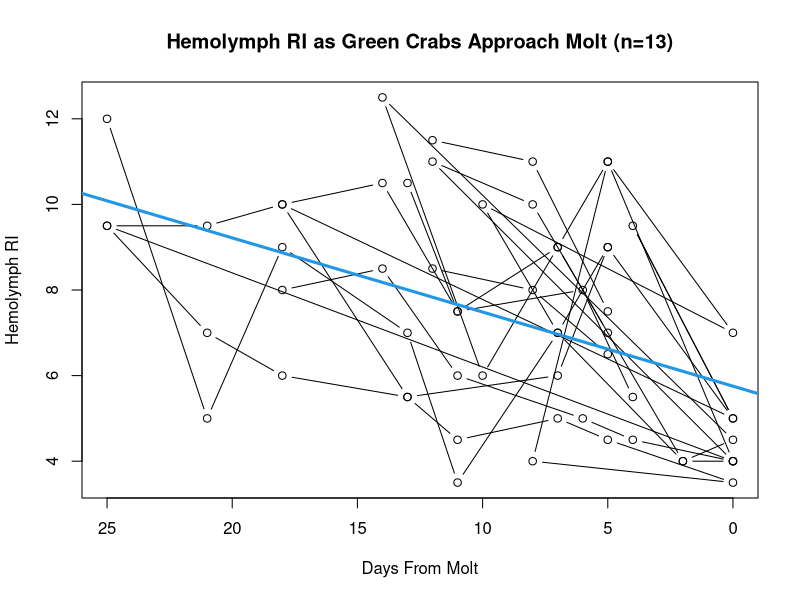
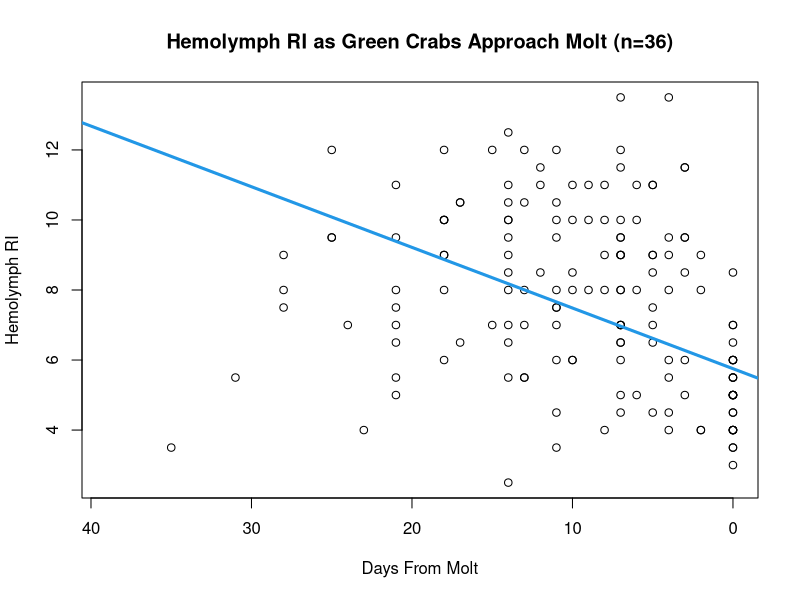
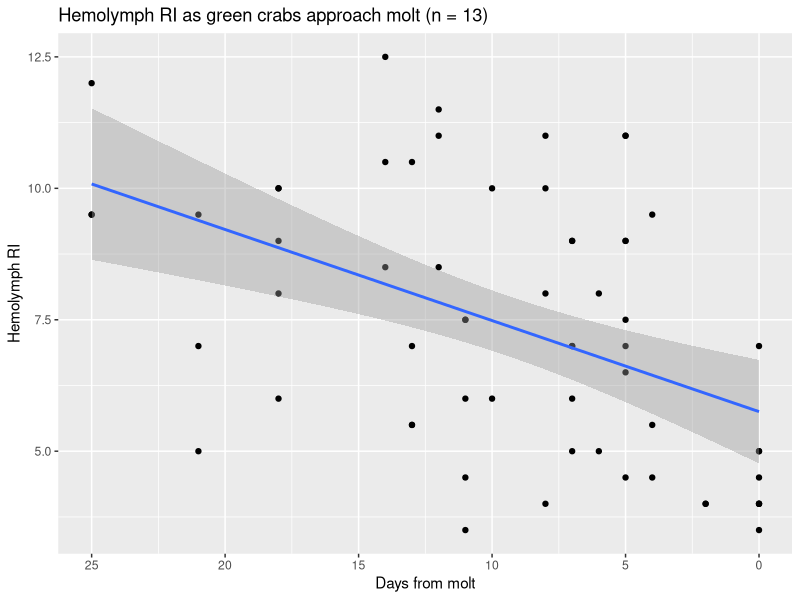
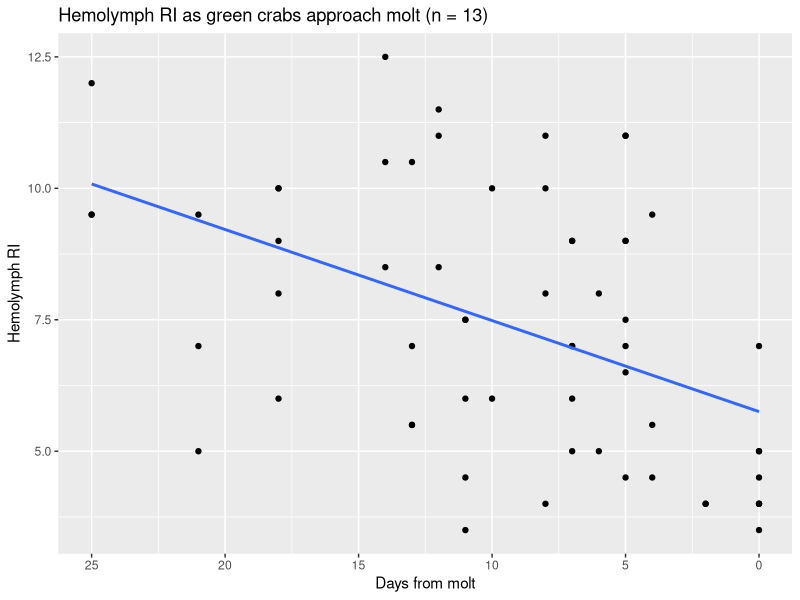
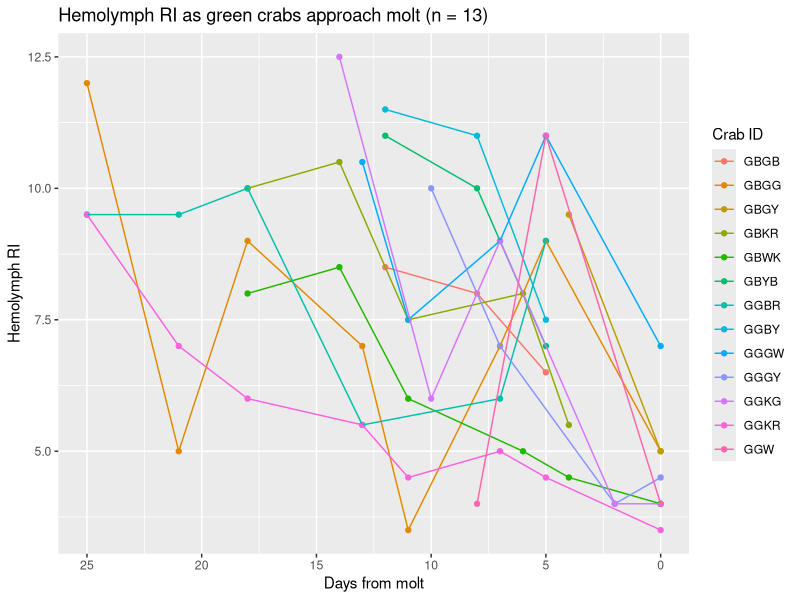
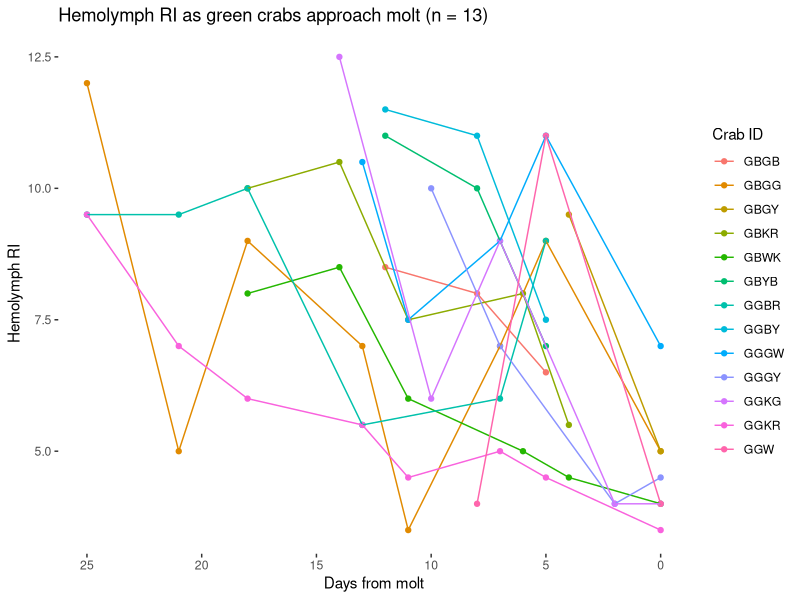
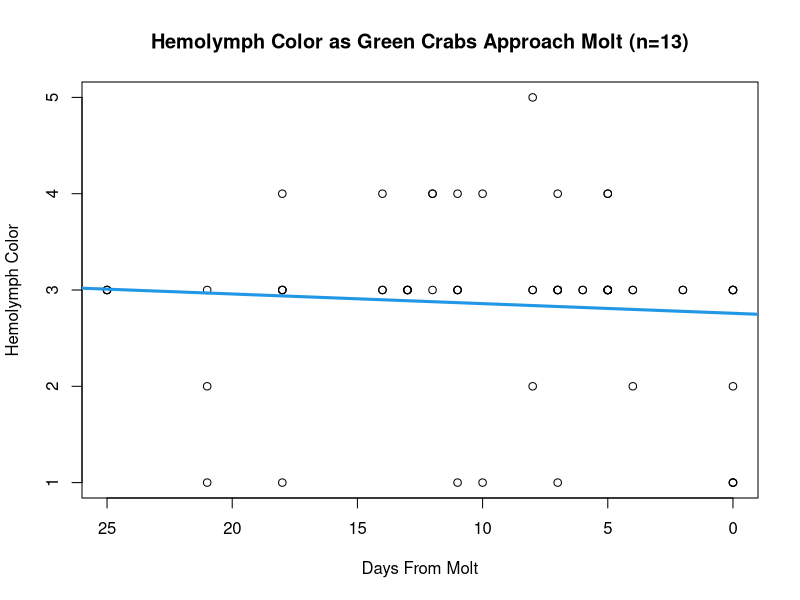
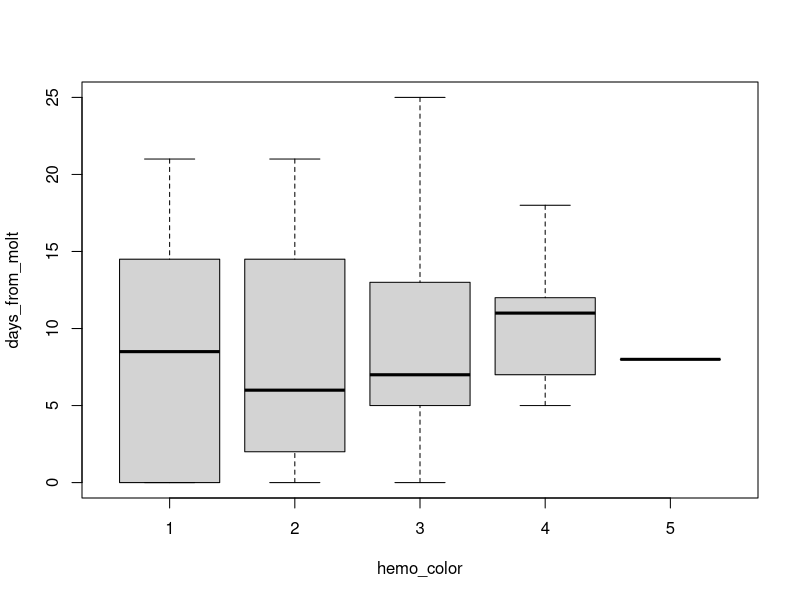

Write the R code that produced these figures, in order.
## ---- chunk 1

molt_dat <- read.csv("../data/wl_molt_dat.csv")
# read in .csv
# contains information from WL 2022
# used for preliminary graphs

molt_dat_2 <- read.csv("../data/wl_cml_molt_dat.csv")
# read in updated .csv
# contains information from 2021, 2022, CML, and WL


library(dplyr)
library(car)
library(ggplot2)
# load relevant libraries for stats analysis
## ---- chunk 2

# 2022 WL crabs

plot(hemo_ri ~ days_from_molt, data = molt_dat,
     main = "Hemolymph RI as Green Crabs Approach Molt (n=13)",
     xlim = rev(range(days_from_molt)),
     xlab = "Days From Molt", 
     ylab = "Hemolymph RI",
     type = "b")
abline(lm (hemo_ri ~ days_from_molt, data = molt_dat), col = 4, lwd = 3)

# plots hemo ri vs days from molt for all 13 crabs
# need to reverse x axis to count down to molt
# appears to be downward trend in hemolymph RI as crabs approach molt
# need to investigate on an individual level
## ---- chunk 3
# WL and CML 2021-2022

plot(hemo_ri ~ days_from_molt, data = molt_dat_2,
     main = "Hemolymph RI as Green Crabs Approach Molt (n=36)",
     xlim = rev(range(days_from_molt)),
     xlab = "Days From Molt", 
     ylab = "Hemolymph RI")
abline(lm (hemo_ri ~ days_from_molt, data = molt_dat), col = 4, lwd = 3)

## ---- chunk 4

# WL 2022 data

molt_dat %>% 
        # pipes molt data into ggplot
  ggplot(aes(x = days_from_molt, y = hemo_ri)) + 
        # populates plot with hemo ri info and defines color with crab ID
    geom_point() + geom_smooth(method=lm) + 
        # specifies type of plot -- linear model with 95 percent confidence
        scale_x_reverse() + 
        # reverses x axis so information counts down to molt
        xlab("Days from molt") + 
        ylab ("Hemolymph RI") +
        ggtitle("Hemolymph RI as green crabs approach molt (n = 13)")
        # renames x and y labels and title

## ---- chunk 5

# WL 2022 data
molt_dat %>% 
        # pipes molt data into ggplot
  ggplot(aes(x = days_from_molt, y = hemo_ri)) + 
        # populates plot with hemo ri info and defines color with crab ID
    geom_point() + geom_smooth(method=lm, se=FALSE) + 
        # specifies type of plot -- linear model without confidence int
        scale_x_reverse() + 
        # reverses x axis so information counts down to molt
        xlab("Days from molt") + 
        ylab ("Hemolymph RI") +
        ggtitle("Hemolymph RI as green crabs approach molt (n = 13)")
        # renames x and y labels and title


## ---- chunk 6

# WL 2022 data

library(ggplot2)
library(dplyr)

molt_dat %>% 
        # pipes molt data into ggplot
  ggplot(aes(x = days_from_molt, y = hemo_ri, colour = crab_id)) + 
        # populates plot with hemo ri info and defines color with crab ID
    geom_point() + geom_line() + 
        # specifies type of plot - scatter linear plot with crab IDs
        scale_x_reverse() + 
        # reverses x axis so information counts down to molt
        xlab("Days from molt") + 
        ylab ("Hemolymph RI") +
        ggtitle("Hemolymph RI as green crabs approach molt (n = 13)") +
        # renames x and y labels and title
        labs(col = "Crab ID") 
        # changes legend title
## ---- chunk 7

# WL 2022 data

library(ggplot2)
library(dplyr)

molt_dat %>% 
        # pipes molt data into ggplot
  ggplot(aes(x = days_from_molt, y = hemo_ri, colour = crab_id)) + 
        # populates plot with hemo ri info and defines color with crab ID
    geom_point() + geom_line() +
        # specifies type of plot - scatter linear plot with crab ids
        scale_x_reverse() + 
        # reverses x axis so information counts down to molt
        xlab("Days from molt") + 
        ylab ("Hemolymph RI") +
        ggtitle("Hemolymph RI as green crabs approach molt (n = 13)") +
        # renames x and y labels and title
        labs(col = "Crab ID") + 
        # changes legend title
        theme(panel.grid.major = element_blank(),
              panel.grid.minor = element_blank(), 
              panel.background = element_blank())
        # removes background grid from plot

## ---- chunk 8

# WL 2022 data

ri_mod <- lm(hemo_ri ~ days_from_molt, data = molt_dat)
summary(ri_mod)
anova(ri_mod)
car::Anova(ri_mod, type = 3)

# linear models for significance testing 
# r square of 0.22 -- weak correlation

## ---- chunk 9
# CML WL all data

ri_mod <- lm(hemo_ri ~ days_from_molt, data = molt_dat_2)
summary(ri_mod)
anova(ri_mod)
car::Anova(ri_mod, type = 3)

# linear models for significance testing 
# r square of 0.22 -- weak correlation

## ---- chunk 10

# WL 2022 data

plot(hemo_color ~ days_from_molt, data = molt_dat,
     main = "Hemolymph Color as Green Crabs Approach Molt (n=13)",
     xlim = rev(range(days_from_molt)),
     xlab = "Days From Molt", 
     ylab = "Hemolymph Color")
abline(lm (hemo_color ~ days_from_molt, data = molt_dat), col = 4, lwd = 3)


boxplot(days_from_molt ~ hemo_color, data = molt_dat)

# plots hemo color vs days from molt for all 13 crabs
# need to reverse x axis to count down to molt
# doesn't appear to be strong trend or correlation

## ---- chunk 11

# WL 2022 data

library(ggplot2)
library(dplyr)

molt_dat %>% 
        # pipes molt data into ggplot
  ggplot(aes(x = days_from_molt, y = hemo_color, colour = crab_id)) + 
        # populates plot with hemo color info and defines color with crab ID
    geom_point() + geom_line() + 
        # specifies type of plot
        scale_x_reverse() + 
        # reverses x axis so information counts down to molt
        xlab("Days from molt") + 
        ylab ("Hemolymph Color") +
        ggtitle("Hemolymph color as green crabs approach molt (n = 13") +
        # renames x and y labels and title
        labs(col = "Crab ID")
        # changes legend title
## ---- chunk 12

# WL 2022 data

col_mod <- lm(hemo_color ~ days_from_molt, data = molt_dat)
summary(col_mod)
anova(col_mod)
car::Anova(col_mod, type = 3)

# linear models for significance testing 

## ---- chunk 13

# WL 2022 data
# individual hemo color graphs over time

plot(hemo_color ~ days_from_molt, data = molt_dat,
     subset = crab_id == "GBGB",
     xlab = "Days From Molt", 
     ylab = "Hemolymph Color",
     type = "b")

plot(hemo_color ~ days_from_molt, data = molt_dat,
     subset = crab_id == "GBGG",
     xlab = "Days From Molt", 
     ylab = "Hemolymph Color",
     type = "b")

plot(hemo_color ~ days_from_molt, data = molt_dat,
     subset = crab_id == "GBGB",
     xlab = "Days From Molt", 
     ylab = "Hemolymph Color",
     type = "b")

plot(hemo_color ~ days_from_molt, data = molt_dat,
     subset = crab_id == "GBGY",
     xlab = "Days From Molt", 
     ylab = "Hemolymph Color",
     type = "b")

plot(hemo_color ~ days_from_molt, data = molt_dat,
     subset = crab_id == "GBKR",
     xlab = "Days From Molt", 
     ylab = "Hemolymph Color",
     type = "b")

plot(hemo_color ~ days_from_molt, data = molt_dat,
     subset = crab_id == "GBWK",
     xlab = "Days From Molt", 
     ylab = "Hemolymph Color",
     type = "b")

plot(hemo_color ~ days_from_molt, data = molt_dat,
     subset = crab_id == "GBYB",
     xlab = "Days From Molt", 
     ylab = "Hemolymph Color",
     type = "b")

plot(hemo_color ~ days_from_molt, data = molt_dat,
     subset = crab_id == "GGBR",
     xlab = "Days From Molt", 
     ylab = "Hemolymph Color",
     type = "b")

plot(hemo_color ~ days_from_molt, data = molt_dat,
     subset = crab_id == "GGBY",
     xlab = "Days From Molt", 
     ylab = "Hemolymph Color",
     type = "b")

plot(hemo_color ~ days_from_molt, data = molt_dat,
     subset = crab_id == "GGGW",
     xlab = "Days From Molt", 
     ylab = "Hemolymph Color",
     type = "b")

plot(hemo_color ~ days_from_molt, data = molt_dat,
     subset = crab_id == "GGGY",
     xlab = "Days From Molt", 
     ylab = "Hemolymph Color",
     type = "b")

plot(hemo_color ~ days_from_molt, data = molt_dat,
     subset = crab_id == "GGKG",
     xlab = "Days From Molt", 
     ylab = "Hemolymph Color",
     type = "b")

plot(hemo_color ~ days_from_molt, data = molt_dat,
     subset = crab_id == "GGKR",
     xlab = "Days From Molt", 
     ylab = "Hemolymph Color",
     type = "b")

plot(hemo_color ~ days_from_molt, data = molt_dat,
     subset = crab_id == "GGW",
     xlab = "Days From Molt", 
     ylab = "Hemolymph Color",
     type = "b")
## ---- chunk 14

# individual RI graphs over time
# appears that as crabs approach molt, RI decreases

plot(hemo_ri ~ days_from_molt, data = molt_dat,
     subset = crab_id == "GBGB",
     xlab = "Days From Molt",
     type = "b")

plot(hemo_ri ~ days_from_molt, data = molt_dat,
     subset = crab_id == "GBGG",
     xlab = "Days From Molt", 
     ylab = "Hemolymph RI",
     type = "b")

plot(hemo_ri ~ days_from_molt, data = molt_dat,
     subset = crab_id == "GBGB",
     xlab = "Days From Molt", 
     ylab = "Hemolymph RI",
     type = "b")

plot(hemo_ri ~ days_from_molt, data = molt_dat,
     subset = crab_id == "GBGY",
     xlab = "Days From Molt", 
     ylab = "Hemolymph RI",
     type = "b")

plot(hemo_ri ~ days_from_molt, data = molt_dat,
     subset = crab_id == "GBKR",
     xlab = "Days From Molt", 
     ylab = "Hemolymph RI",
     type = "b")

plot(hemo_ri ~ days_from_molt, data = molt_dat,
     subset = crab_id == "GBWK",
     xlab = "Days From Molt", 
     ylab = "Hemolymph RI",
     type = "b")

plot(hemo_ri ~ days_from_molt, data = molt_dat,
     subset = crab_id == "GBYB",
     xlab = "Days From Molt", 
     ylab = "Hemolymph RI",
     type = "b")

plot(hemo_ri ~ days_from_molt, data = molt_dat,
     subset = crab_id == "GGBR",
     xlab = "Days From Molt", 
     ylab = "Hemolymph RI",
     type = "b")

plot(hemo_ri ~ days_from_molt, data = molt_dat,
     subset = crab_id == "GGBY",
     xlab = "Days From Molt", 
     ylab = "Hemolymph RI",
     type = "b")

plot(hemo_ri ~ days_from_molt, data = molt_dat,
     subset = crab_id == "GGGW",
     xlab = "Days From Molt", 
     ylab = "Hemolymph RI",
     type = "b")

plot(hemo_ri ~ days_from_molt, data = molt_dat,
     subset = crab_id == "GGGY",
     xlab = "Days From Molt", 
     ylab = "Hemolymph RI",
     type = "b")

plot(hemo_ri ~ days_from_molt, data = molt_dat,
     subset = crab_id == "GGKG",
     xlab = "Days From Molt", 
     ylab = "Hemolymph RI",
     type = "b")

plot(hemo_ri ~ days_from_molt, data = molt_dat,
     subset = crab_id == "GGKR",
     xlab = "Days From Molt", 
     ylab = "Hemolymph RI",
     type = "b")

plot(hemo_ri ~ days_from_molt, data = molt_dat,
     subset = crab_id == "GGW",
     xlab = "Days From Molt", 
     ylab = "Hemolymph RI",
     type = "b")
